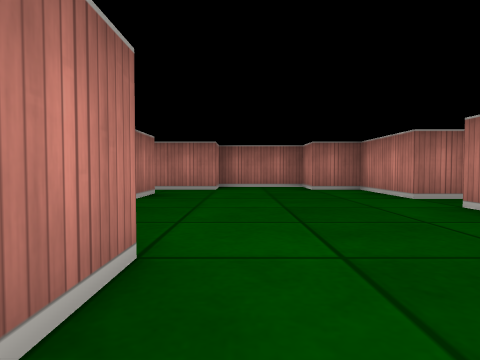
View 1 (above)

20 first-person views from a walk through a cub3D maze. The camera is about half as high as the walls, tilts 2° down and sees 75° across. The floor is counted in squares. Each view is taken from the middle of a square. On the plan, view 1 faces up. The plan holds only what a view shows up to about 9 squares ahead; the rest is blank.

View 2
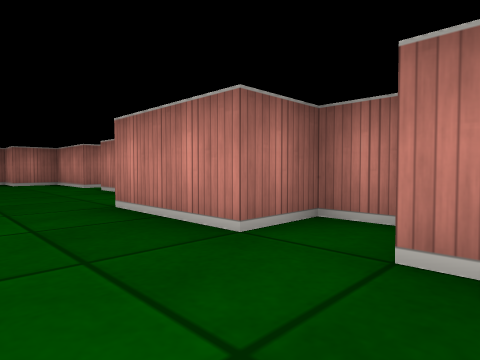

View 3
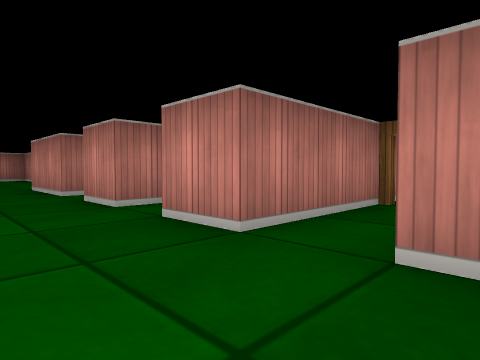

View 4
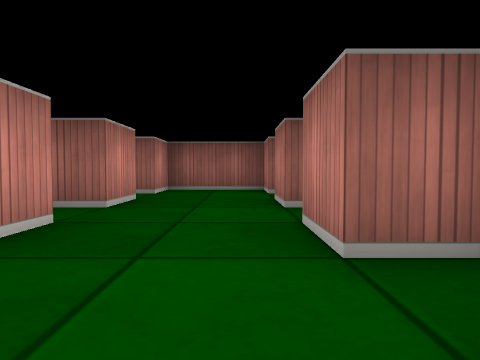

View 5
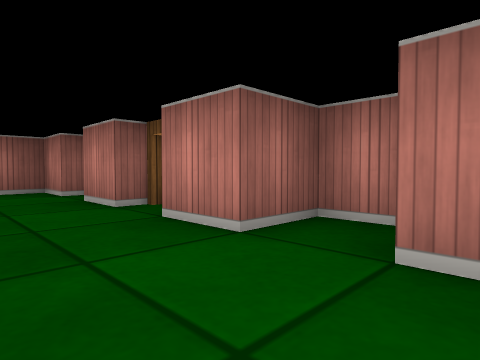

View 6
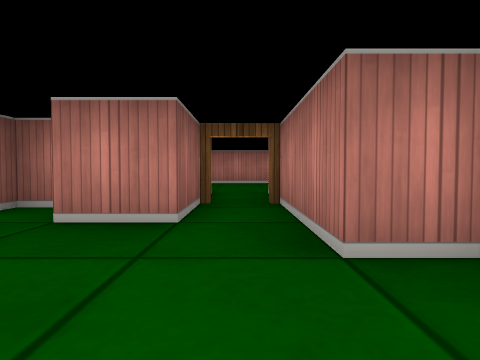

View 7
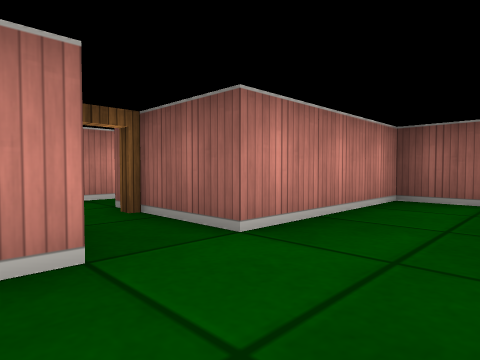

View 8
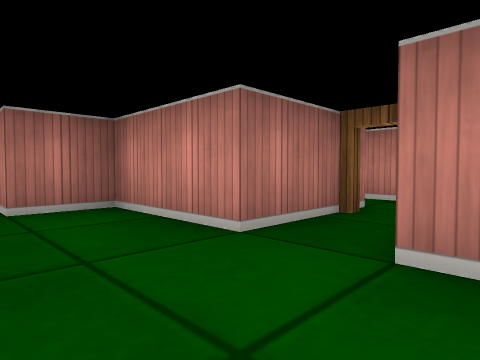

View 9
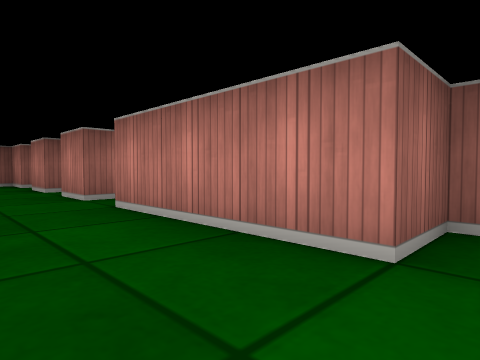

View 10
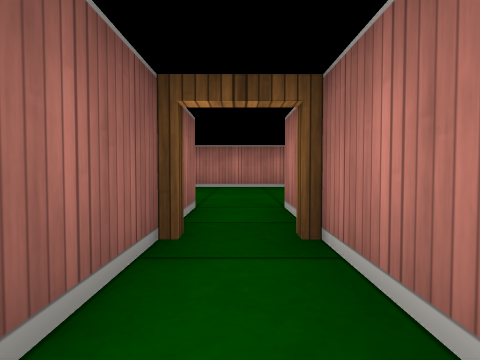

View 11
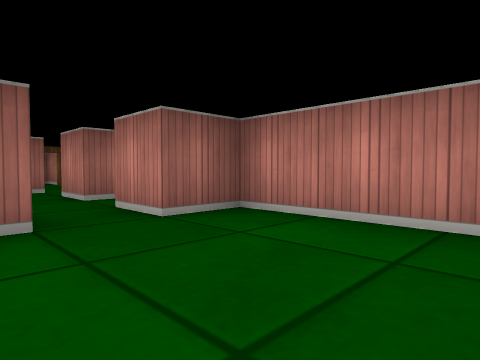

View 12
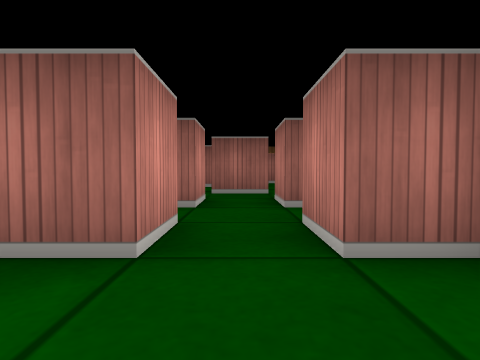

View 13
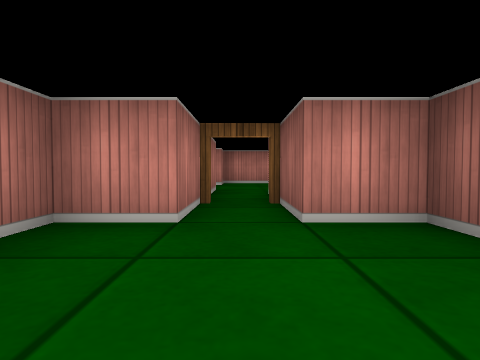

View 14
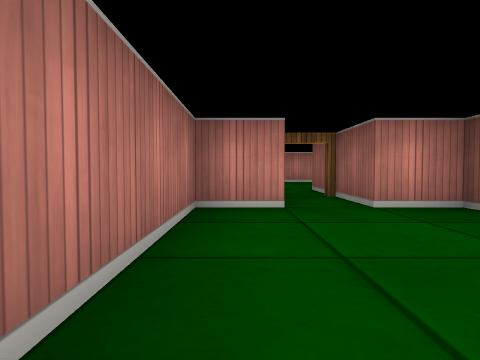

View 15
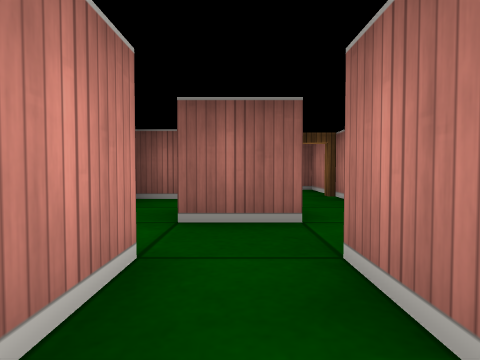

View 16
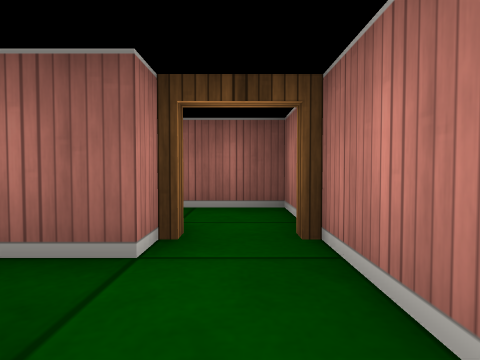

View 17
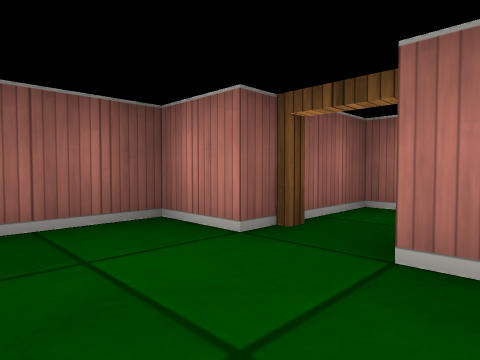

View 18
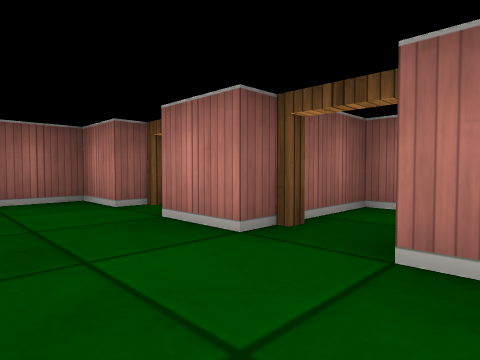

View 19
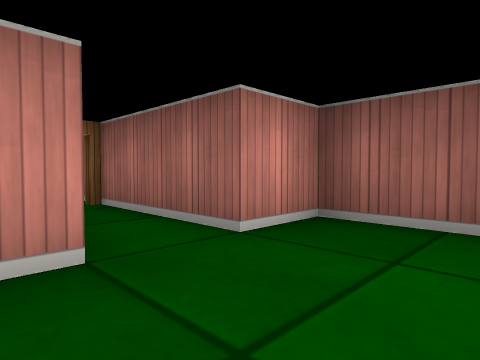

View 20
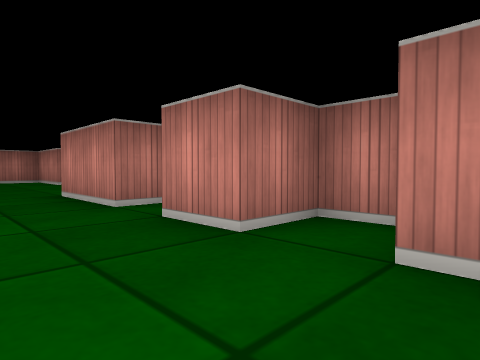

### Floor plan
Points are (right, up) in squares from view 1. A wall is a line through its corners. A room is listed if a view was taken in it or the views show most of it. See-through windows are left out.
Room 1 (views 1, 2, 3, 4, 5, 6, 7, 8, 9, 10, 17, 18, 19, 20)
walls: (-1.6, 1.5) (-0.5, 1.5) (-0.5, -1.5); (2.5, -2.2) (2.5, -1.5) (1.5, -1.5) (1.5, 0.5) (2.5, 0.5) (2.5, 3.5) (4.5, 3.5); (-1.5, -1.8) (-1.5, -2.5) (-0.5, -2.5) (-0.5, -3.5); (-2.5, 4) (-2.5, 3.5); (4.6, 4.5) (2.5, 4.5) (2.5, 6.5) (1.5, 6.5) (1.5, 7.5) (-0.5, 7.5) (-0.5, 6.5) (-3, 6.5); (2.5, -4.2) (2.5, -3.5) (1.5, -3.5) (1.5, -2.5); (-0.5, -4.5) (-0.5, -5.5); (-3, 5.5) (-1.5, 5.5) (-1.5, 4.5); (4.6, -5.5) (1.5, -5.5) (1.5, -4.5) (2.1, -4.5); (-0.5, -6.5) (-0.5, -7.5) (1.5, -7.5) (1.5, -6.5) (4.5, -6.5)
ways out: open door at (-3, 6) to room 2; open door at (-1, -4) to room 5; open door at (-1, -6) to room 6; open door at (4, -6); open door at (4, 4)
Room 2 (views 11, 12, 13, 14)
walls: (-6.5, 3.5) (-6.5, 4.5) (-4.5, 4.5) (-4.5, 5.5) (-3, 5.5); (-8.5, 7.1) (-8.5, 4.5) (-7.5, 4.5) (-7.5, 3.5); (-3, 6.5) (-4.5, 6.5) (-4.5, 7.5) (-7.4, 7.5)
ways out: open door at (-3, 6) to room 1; opening at (-7, 4) to room 3
Room 3 (view 15)
walls: (-8, 2.5) (-7.5, 2.5) (-7.5, 1.5); (-6.5, 1.5) (-6.5, 2.5)
ways out: opening at (-7, 4) to room 2; opening at (-7, 2) to room 4
Room 4 (view 16)
walls: (-7.6, 0.5) (-6.5, 0.5); (-8.5, -0.6) (-8.5, -2); (-7.5, -1.5) (-5.5, -1.5)
ways out: opening at (-7, 2) to room 3; open door at (-8, -2)
Room 5 (no view inside)
walls: (-2.6, -4.5) (-0.5, -4.5)
ways out: open door at (-1, -4) to room 1
Room 6 (no view inside)
walls: (-2.6, -6.5) (-0.5, -6.5)
ways out: open door at (-1, -6) to room 1

Where each view was taken, in squares from view 1:
view 1: 0 up, 0 right, facing up
view 2: 3 down, 0 right, facing up-right
view 3: 7 down, 0 right, facing up-right
view 4: 1 down, 0 right, facing down
view 5: 1 down, 1 right, facing down-left
view 6: 6 up, 1 right, facing left
view 7: 5 up, 1 right, facing down-right
view 8: 3 up, 1 right, facing up-right
view 9: 2 up, 1 right, facing down-left
view 10: 6 up, 1 left, facing left
view 11: 7 up, 6 left, facing down-left
view 12: 6 up, 7 left, facing down
view 13: 6 up, 7 left, facing right
view 14: 7 up, 8 left, facing right
view 15: 3 up, 7 left, facing down
view 16: 0 up, 8 left, facing down
view 17: 5 down, 1 right, facing down-left
view 18: 3 down, 1 right, facing down-left
view 19: 5 down, 0 right, facing down-right
view 20: 5 down, 0 right, facing up-right
